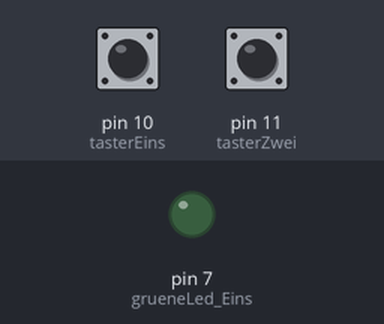
This sketch was run on a simulated Arduino Uno, built with avr-gcc and run on an emulated ATmega328P. On the bench: output pins drawn as LEDs (lit = HIGH). The inputs (shaded band) are chosen by the test bench; at power-on: pin 10 (tasterEins) HIGH, pin 11 (tasterZwei) HIGH.

Above: at 0.1 s.
At 0.9 s:
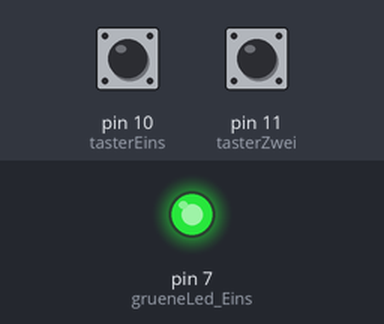
Timing chart, 0 to 2.4 s (numbered marks = the images above):
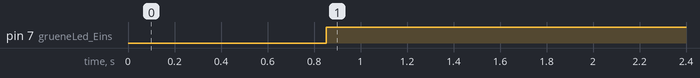

Measured:
- by itself, pin 7 (grueneLed_Eins): LOW → HIGH at 0.85 s

The sketch:

Sicherheitsschaltung.ino
```cpp
/*
   Funktion:        Sicherheitsschaltung mit Zwei Tastern und einer LED; Beide Taster gedrückt-Lampe AN;
   Programierer:    Eric Junker
   letzte Änderung: 08.12.2020
   Version:         1.0
   Hardware:        Pin 7 güne LED
                    Pin 10 Taster Eins
                    Pin 11 Taster Zwei
*/


#include <OneButton.h>                          //Bibliothek wird eingebunden, um Taster prellen -softwaretechnisch- zu unterbinden

OneButton tasterEins(10, false);                //Taster Eins wird auf Pin 10 deklariert
OneButton tasterZwei(11, false);                //Taster Zwei wird auf Pin 11 deklariert

bool merkerTaster1 = false;
bool merkerTaster2 = false;
#define grueneLed_Eins 7


void setup()
{
  pinMode(grueneLed_Eins, OUTPUT);

  tasterEins.attachLongPressStart(Funktion_Taster_Eins_Start);
  tasterEins.attachLongPressStop(Funktion_Taster_Eins_Stop);
  tasterZwei.attachLongPressStart(Funktion_Taster_Zwei_Start);
  tasterZwei.attachLongPressStop(Funktion_Taster_Zwei_Stop);

}

void loop()
{
  tasterEins.tick();
  tasterZwei.tick();

  if ((merkerTaster1 == true) && (merkerTaster2 == true))
  {
    digitalWrite(grueneLed_Eins, HIGH);
  }
  else
  {
    digitalWrite(grueneLed_Eins, LOW);
  }

}

void Funktion_Taster_Eins_Start()
{
  merkerTaster1 = true;
}

void Funktion_Taster_Zwei_Start()
{
  merkerTaster2 = true;
}
void Funktion_Taster_Eins_Stop()
{
  merkerTaster1 = false;
}
void Funktion_Taster_Zwei_Stop()
{
  merkerTaster2 =false;
}
```
